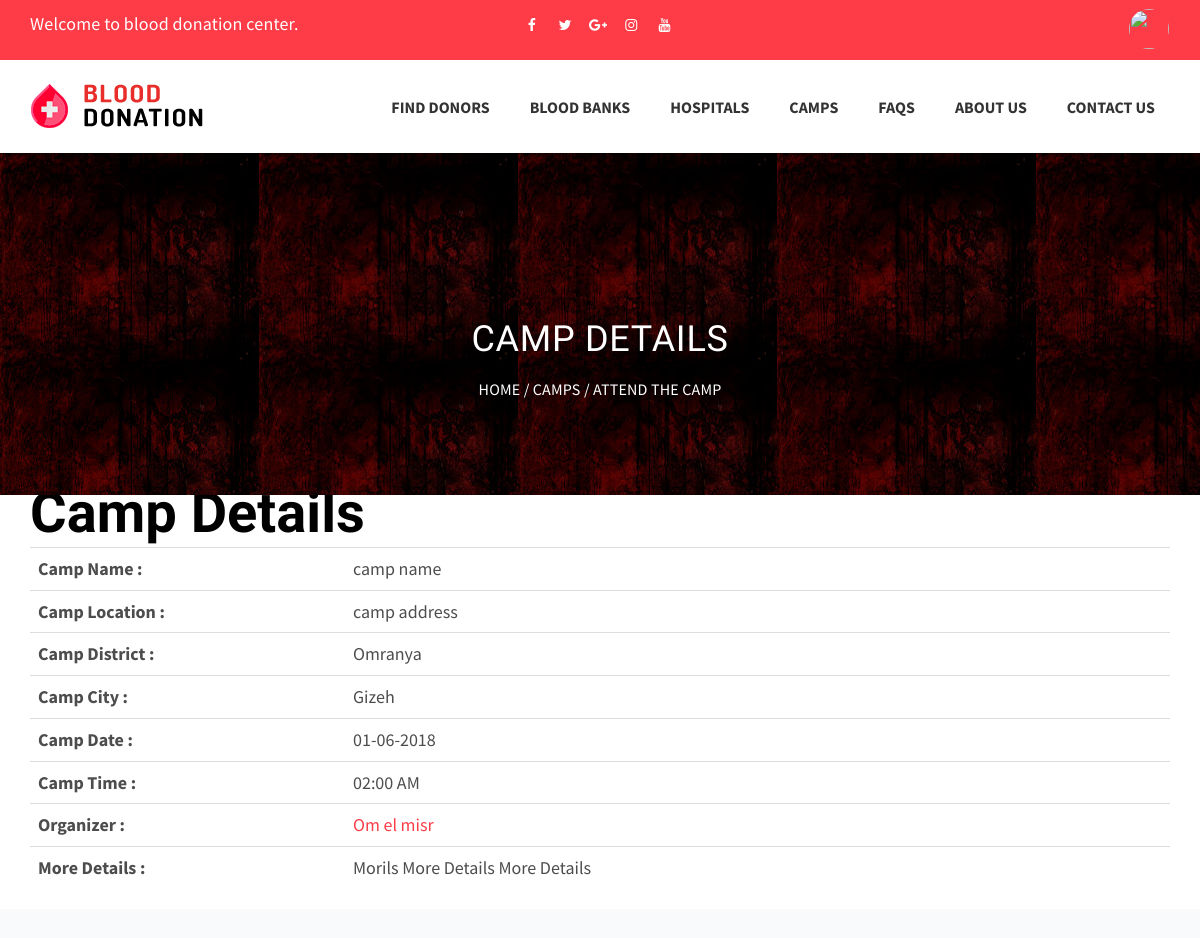
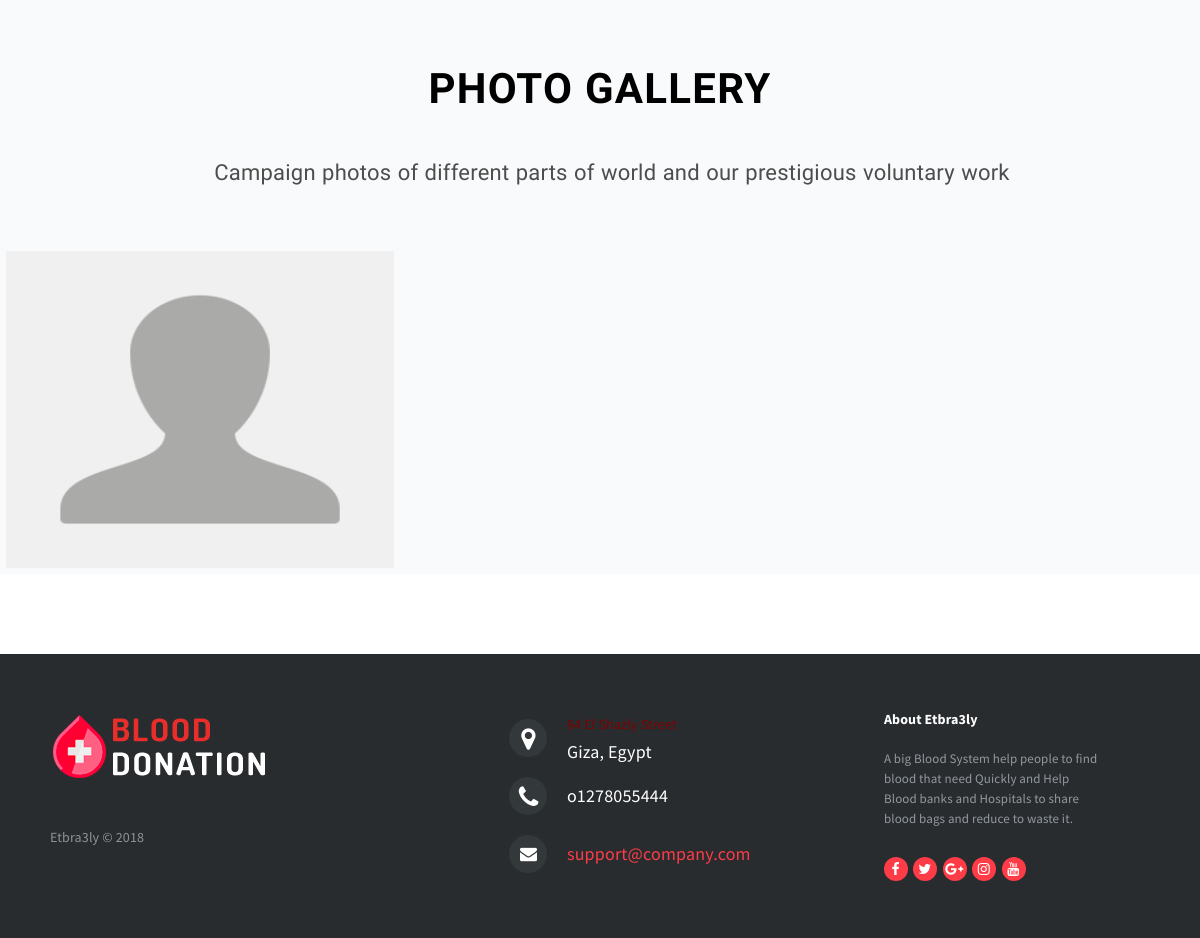
Screenshot of /APP/cpanel/DonorPages/DonorCampDetials.php?id=8 (signed in) with the database file from the repository (2 pictures, top to bottom).
### tables this page shows
CREATE TABLE `camp` (
  `campID` int(200) NOT NULL,
  `name` varchar(100) NOT NULL,
  `address` varchar(200) NOT NULL,
  `district` varchar(20) NOT NULL,
  `city` varchar(20) NOT NULL,
  `date` varchar(20) NOT NULL,
  `time` varchar(20) NOT NULL,
  `moreDetails` text NOT NULL,
  `visible` tinyint(1) NOT NULL DEFAULT '0',
  `hospitalID` int(11) NOT NULL
);

CREATE TABLE `organization` (
  `organizationID` int(20) NOT NULL,
  `name` varchar(100) NOT NULL,
  `address` varchar(100) NOT NULL,
  `district` varchar(50) NOT NULL,
  `city` varchar(50) NOT NULL,
  `phone1` int(20) NOT NULL,
  `phone2` int(20) NOT NULL,
  `email` varchar(20) NOT NULL,
  `username` varchar(20) NOT NULL,
  `password` varchar(20) NOT NULL,
  `logo` varchar(200) NOT NULL,
  `type` varchar(10) NOT NULL
);

### APP/lib/DatabaseModel.php (called while the page is built, shortened)
<?php
require_once '../../config.php';
class DatabaseModel
{
    public static function readById($id)
    {
        global $dbh;
        $sql = $dbh->prepare("SELECT *  FROM " . static::$tableName . " WHERE ".static::$tableName."ID='$id'");
        if($sql->execute()){
            return $sql->fetch(PDO::FETCH_ASSOC);
        }else{
            return false;
        }
    }
}

### APP/lib/organization.php (called while the page is built, shortened)
<?php
require_once '../../config.php';
class Organization
{
    public static function retreiveOrganizationById($organizationID)
    {
        global $dbh;
        $sql = $dbh->prepare("SELECT * FROM organization WHERE organizationID='$organizationID'");
        $sql->execute();
        $organization = $sql->fetch(PDO::FETCH_ASSOC);
        return $organization;
    }
}

### APP/lib/gallery.php (called while the page is built, shortened)
<?php
require_once '../../config.php';
class Gallery
{
    public static function retreiveAllImagesByIdCamp($campID)
    {
        global $dbh;
        $sql = $dbh->prepare("SELECT image FROM gallery where campID='$campID'");
        $sql->execute();
        $imagesData = $sql->fetchAll(PDO::FETCH_ASSOC);
        $allImages = null;
        if(is_array($imagesData) && count($imagesData)>0){
            foreach($imagesData as $imageNews):
                $allImages[] = $imageNews['image'];
            endforeach;
        }
        return $allImages;
    }
}

### APP/cpanel/DonorPages/DonorCampDetials.php (the view, shortened to what this page needs)
<?php
    require_once '../../model/camp.php';
    require_once '../../model/attendcamp.php';
    require_once '../../lib/organization.php';
    require_once '../../lib/gallery.php';
?>
<link type="text/css" rel="stylesheet" href="https://cdn.jotfor.ms/css/styles/buttons/form-submit-button-light.css?3.3.5398"/>
<link href="https://cdn.jotfor.ms/static/formCss.css?3.3.5398" rel="stylesheet" type="text/css" />
<link type="text/css" media="print" rel="stylesheet" href="https://cdn.jotfor.ms/css/printForm.css?3.3.5398" />
<link type="text/css" rel="stylesheet" href="https://cdn.jotfor.ms/css/styles/nova.css?3.3.5398" />
<link type="text/css" rel="stylesheet" href="https://cdn.jotfor.ms/themes/CSS/566a91c2977cdfcd478b4567.css?themeRevisionID=59fb4852cf3bfe589c6c6f21"/>
<section class="page-header" data-stellar-background-ratio="1.2">
        <div class="container">
                <div class="row">
                        <div class="col-sm-12 text-center">
                                <h3>
                                        Camp Details
                                </h3>
                                <p class="page-breadcrumb">
                                    <a href="DonorHome.php">Home</a> / <a href="DonorCampList.php">Camps</a> / <a href="?action=attend&id=<?php echo $_GET['id']?>">Attend the Camp</a>
                                </p>
                        </div>
                </div>
        </div>
</section>
<section>
    <div class="container">
        <ul class="form-section page-section">
            <li id="cid_10" class="form-input-wide" data-type="control_head">
              <div class="form-header-group ">
                <div class="header-text httal htvam">
                  <h1 id="header_10" class="form-header" data-component="header">
                    Camp Details
                  </h1>
                </div>
              </div>
            </li>
        </ul>
        <table class="table">
                <tbody>
                    <?php
                        if(isset($_GET['id'])){
                            $campID = $_GET['id'];
                            $camp = Camp::readById($campID);
                            $hospital = Organization::retreiveOrganizationById($camp['hospitalID']);
                            echo '<tr>
                                        <th scope="row">Camp Name : </th>
                                        <td>'.$camp['name'].'</td>
                                    </tr>
                                    <tr>
                                        <th scope="row">Camp Location :</th>
                                        <td>'.$camp['address'].'</td>
                                    </tr>
                                    <tr>
                                        <th scope="row">Camp District :</th>
                                        <td>'.$camp['district'].'</td>
                                    </tr>
                                    <tr>
                                        <th scope="row">Camp City :</th>
                                        <td>'.$camp['city'].'</td>
                                    </tr>
                                    <tr>
                                        <th scope="row">Camp Date :</th>
                                        <td>'.$camp['date'].'</td>
                                    </tr>
                                    <tr>
                                        <th scope="row">Camp Time :</th>
                                        <td>'.$camp['time'].'</td>
                                    </tr>
                                    <tr>
                                        <th scope="row">Organizer :</th>
                                        <td><a href="DonorHospitalDetails.php?id='.$hospital['organizationID'].'" >'.$hospital['name'].'</a></td>
                                    </tr>
                                    <tr>
                                        <th scope="row">More Details :</th>
                                        <td width="825px">'.$camp['moreDetails'].'</td>
                                    </tr>
                                    ';
                        }
                    ?>
                </tbody>
        </table>
    </div>
</section>
    <?php
        if(isset($_GET['id'])){
            $campID = $_GET['id'];
            $images = Gallery::retreiveAllImagesByIdCamp($campID);
            if(!is_null($images)){
                echo '    <section class="section-content-block no-bottom-padding section-secondary-bg">
                            <div class="container">
                                <div class="row section-heading-wrapper">
                                    <div class="col-md-12 col-sm-12 text-center">
                                        <h2 class="section-heading">Photo Gallery</h2>
                                        <p class="section-subheading">Campaign photos of different parts of world and our prestigious voluntary work</p>
                                    </div>
                                </div>
                            </div>
                            <div class="container-fluid wow fadeInUp">
                                <div class="row no-padding-gallery">';
                foreach ($images as $imageName) {
                    echo '<div class="col-lg-4 col-md-4 col-sm-4 col-xs-12 gallery-container">
                            <a class="gallery-light-box"  data-gall="myGallery" href="../images/'.$imageName.'">
                                <figure class="gallery-img" ">
                                    <img src="../../../upload/'.$imageName.'" alt="gallery image" height="317px"/>
                                </figure>
                            </a>
                        </div>';
                }
                echo '</div>
                </div>
                </section> ';
            }
        }
    ?>

### APP/cpanel/template/css/base.css (style rules this page uses)
.footer-distributed { background-color: #292c2f; box-shadow: 0 1px 1px 0 rgba(0, 0, 0, 0.12); box-sizing: border-box; width: 100%; text-align: left; font: bold 16px sans-serif; padding: 55px 50px; margin-top: 80px; }
.footer-distributed .footer-left, .footer-distributed .footer-center, .footer-distributed .footer-right { display: inline-block; vertical-align: top; }
.footer-distributed .footer-left { width: 40%; }
.footer-distributed h3 { color: #ffffff; font: normal 36px 'Cookie', cursive; margin: 0; }
.footer-distributed .footer-company-name { color: #8f9296; font-size: 14px; font-weight: normal; margin: 0; }
.footer-distributed .footer-center { width: 35%; }
.footer-distributed .footer-center i { background-color: #33383b; color: #ffffff; font-size: 25px; width: 38px; height: 38px; border-radius: 50%; text-align: center; line-height: 42px; margin: 10px 15px; vertical-align: middle; }
.footer-distributed .footer-center i.fa-envelope { font-size: 17px; line-height: 38px; }
.footer-distributed .footer-center p { display: inline-block; color: #ffffff; vertical-align: middle; margin:0; }
.footer-distributed .footer-center p span { display:block; font-weight: normal; font-size:14px; line-height:2; }
.footer-distributed .footer-center p a { color: #5383d3; text-decoration: none;; }
.footer-distributed .footer-right { width: 20%; }
.footer-distributed .footer-company-about { line-height: 20px; color: #92999f; font-size: 13px; font-weight: normal; margin: 0; }
.footer-distributed .footer-company-about span { display: block; color: #ffffff; font-size: 14px; font-weight: bold; margin-bottom: 20px; }
.right-right-container a { float: right; color: white; margin-top: 3px; font-size: 35px; font-family: 'Dosis', sans-serif; border: 1px; border-color: #FE3C47; border-style: solid; background: #FE3C47; }
.top-bar-social { float:left; }
.left-container { width: 43%; height: 100%; float:left; margin-right:0px; padding-right:0px; }
.right-container { width: 57%; height: 100%; float:right; margin-left:0px; padding-left:0px; }
.left-right-container { width: 50%; height: 100%; float:left }
.right-right-container { width: 50%; height: 100%; float:right }
span { color:#800000; font:bold; }

### rows the page displays
camp: name "camp name", address "camp address", district "Omranya", city "Gizeh", date "01-06-2018", time "02:00 AM", moreDetails "Morils More Details More Details"
organization: name "Om el misr"
